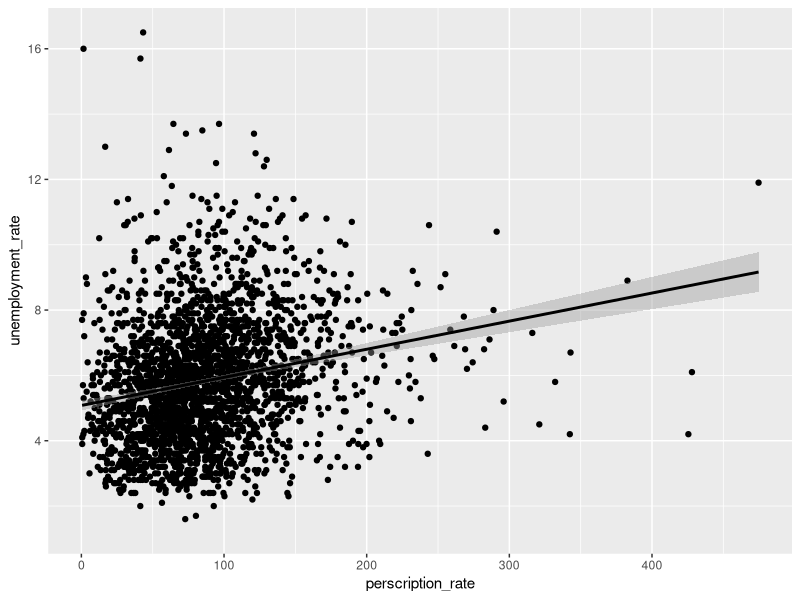
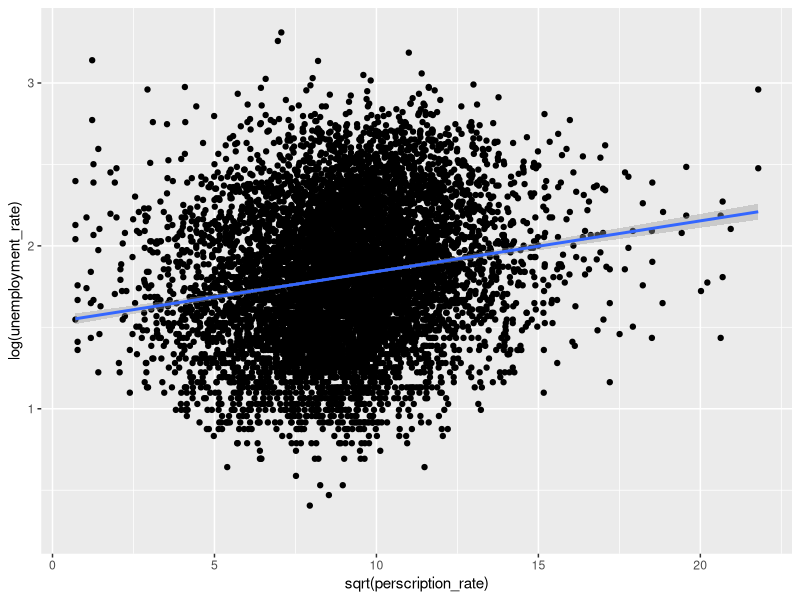
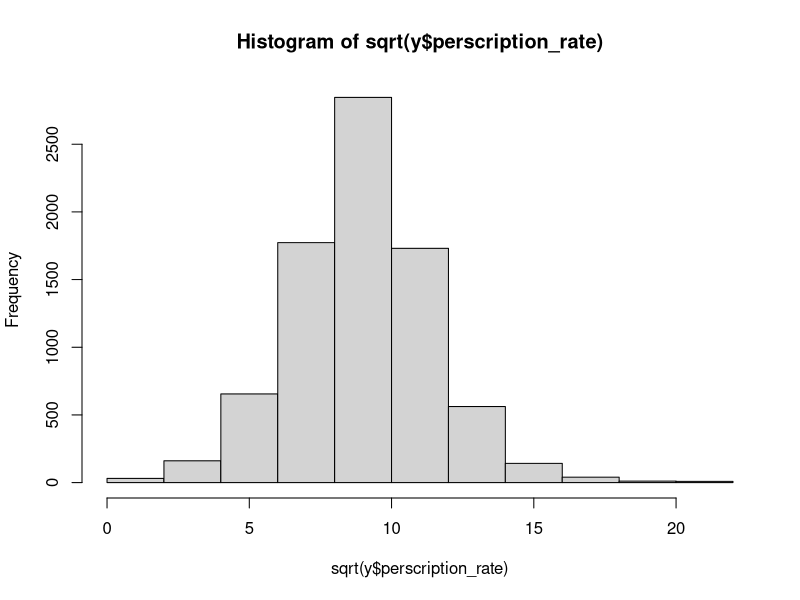
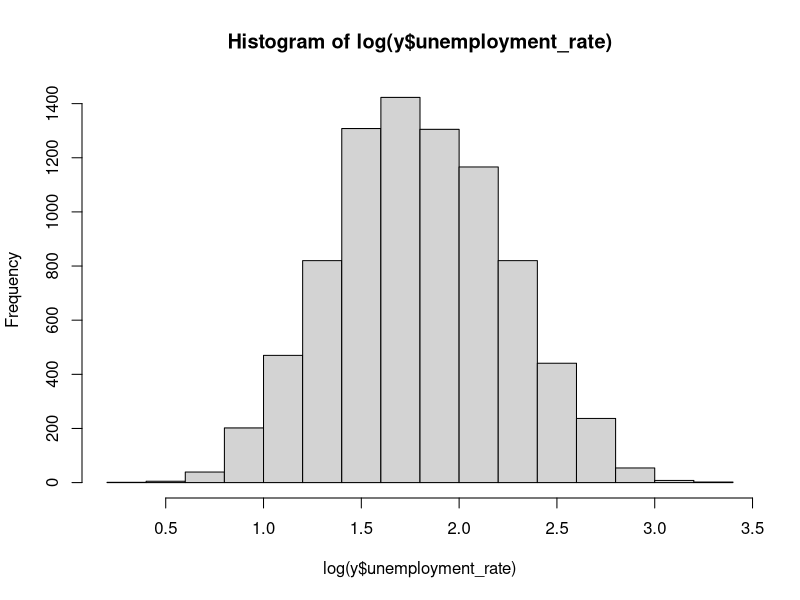
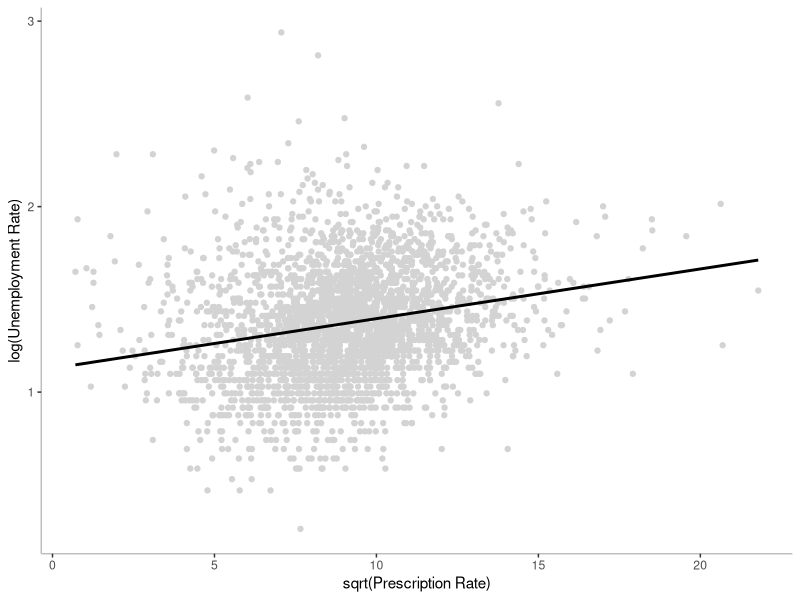

R code for these plots, in order:
## ---- chunk 1
knitr::opts_chunk$set(echo = TRUE)

library(tidyverse)
## ---- chunk 2
library(readxl)

# First run

# Reading in county unemployment
cu = read_xlsx("data/county_unemployment_2008.xlsx") %>%
  filter(state_fips_code != "PR") %>%
  mutate(county_fips_code = total_fips_code) %>%
  select(county_fips_code, unemployment_rate)

# Reading in county perscription
cp = read_xlsx("data/perscription_rate_2008.xlsx") %>%
  mutate(location_name = county) %>%
  select(county_fips_code, perscription_rate) %>%
  mutate(perscription_rate = as.numeric(perscription_rate))

cu %>%
  mutate(unemployment_rate = as.numeric(unemployment_rate))
cp %>%
  mutate(perscription_rate = as.numeric(perscription_rate))

x = merge(cu, cp, by = "county_fips_code")

ggplot(x, aes(x = perscription_rate, y = unemployment_rate)) + geom_point() + geom_smooth(method = "lm", color = "black")
## ---- chunk 3
# Run 2

# Create data set
p2009 = read_xlsx("data/2009-Perscription-Rate.xlsx") %>%
  select(county_fips_code, perscription_rate) %>%
  mutate(perscription_rate = as.numeric(perscription_rate)) %>%
  na.omit()
p2007 = read_xlsx("data/2007-Perscription-Rate.xlsx") %>%
  select(county_fips_code, perscription_rate) %>%
  mutate(perscription_rate = as.numeric(perscription_rate)) %>%
  na.omit()

u2009 = read_xlsx("data/laucnty09.xlsx") %>%
  mutate(county_fips_code = total_fips_code) %>%
  select(county_fips_code, unemployment_rate) %>%
  na.omit()
u2007 = read_xlsx("data/laucnty07.xlsx") %>%
  mutate(county_fips_code = total_fips_code) %>%
  select(county_fips_code, unemployment_rate) %>%
  na.omit()

o9 = merge(p2009, u2009, by = "county_fips_code")
o7 = merge(p2007, u2007, by = "county_fips_code")
o8 = x

y = rbind(o7, o8, o9)

# Plot
ggplot(y, aes(x = sqrt(perscription_rate), y = log(unemployment_rate))) + geom_point() + geom_smooth(method = "lm")

# Check assumptions
hist(sqrt(y$perscription_rate))
hist(log(y$unemployment_rate))
## ---- chunk 4
### Final Run ###

p2018 = read_xlsx("data/2018-perscription-rate.xlsx") %>%
  select(county_fips_code, perscription_rate) %>%
  mutate(perscription_rate = as.numeric(perscription_rate)) %>%
  na.omit()

u2018 = read_xlsx("data/laucnty18.xlsx") %>%
  mutate(county_fips_code = total_fips_code) %>%
  select(county_fips_code, unemployment_rate) %>%
  na.omit()

o18 = merge(p2018, u2018, by = "county_fips_code")

plot = ggplot(o18, aes(x = sqrt(perscription_rate), y = log(unemployment_rate))) + geom_point(color = "lightgray") + geom_smooth(method = "lm", color = "black", se = F) + labs(x = "sqrt(Prescription Rate)", y = "log(Unemployment Rate)") + theme(panel.grid.major = element_blank(), panel.grid.minor = element_blank(),
panel.background = element_blank(), axis.line = element_line(colour = "gray"))

# Saving plot
ggsave("uvp_plot.jpg", plot = plot, dpi = 500, width = 8, height = 4)

o18 %>%
  arrange(desc(unemployment_rate))
